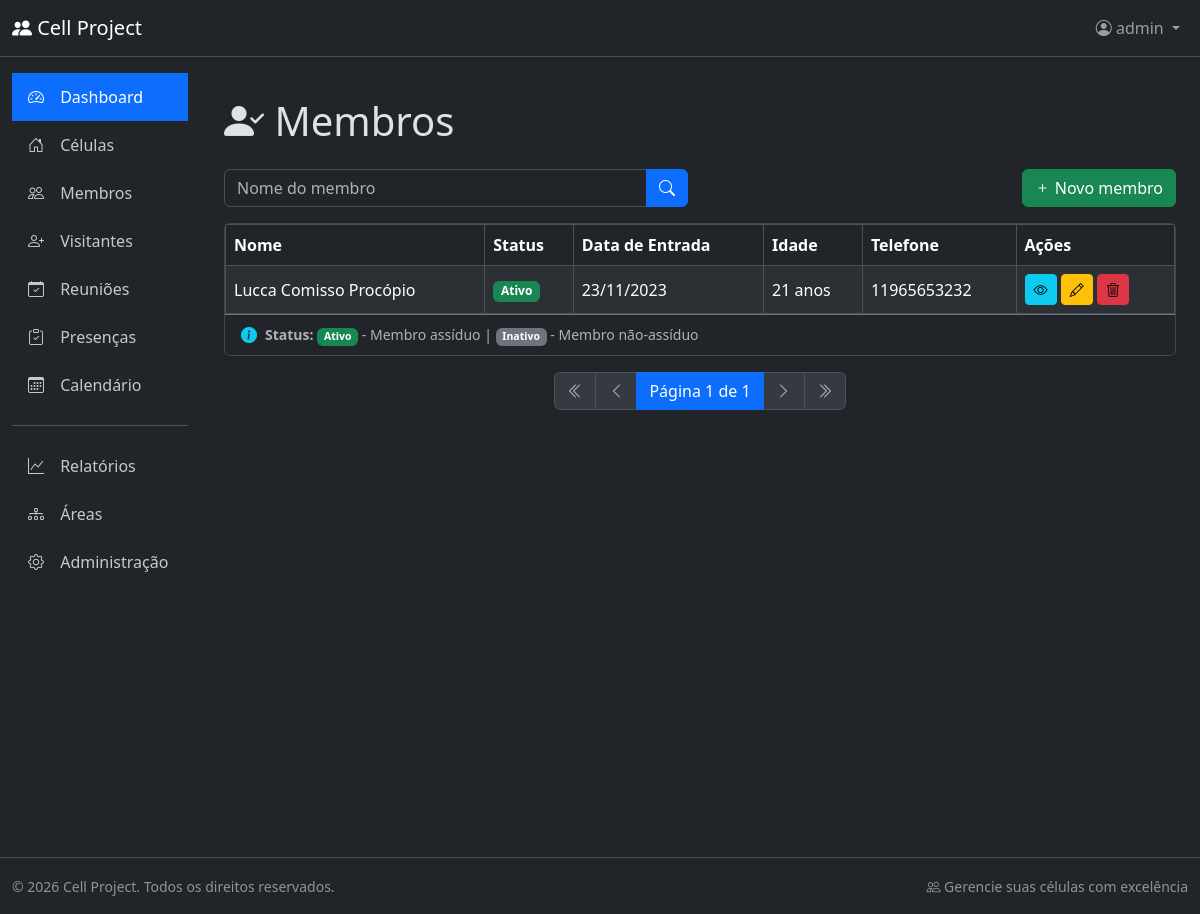
Page /members/list/ (signed in) on the committed database.
### members/models.py (models this page shows, shortened)
class Member(BaseModel):
    person = models.OneToOneField(
        Person,
        on_delete=models.CASCADE,  # Se deletar Person, deleta Member também
        related_name="member_profile",
        verbose_name="Pessoa",
    )
    is_active = models.BooleanField(
        default=True, db_index=True, verbose_name="Ativo"
    )
    entry_date = models.DateField(verbose_name="Data de Entrada")
    notes = models.TextField(blank=True, verbose_name="Observações")
    class Meta:
        db_table = 'member'
        verbose_name = 'Membro'
        verbose_name_plural = 'Membros'
        ordering = ['person__full_name']
        indexes = [
            models.Index(fields=['person']),
            models.Index(fields=['is_active']),
        ]
    @property
    def age(self):
        return self.person.age

### person/models.py (models this page shows, shortened)
class Person(BaseModel):
    class Genders(models.TextChoices):
        MALE = "M", "Masculino"
        FEMALE = "F", "Feminino"
    class MaritalStatuses(models.TextChoices):
        SINGLE = "SINGLE", "Solteiro(a)"
        MARRIED = "MARRIED", "Casado(a)"
        WIDOWED = "WIDOWED", "Viúvo(a)"
        SEPARATED = (
            "SEPARATED",
            "Separado(a)",
        )
    full_name = models.CharField(
        max_length=200, db_index=True, verbose_name="Nome Completo"
    )
    address = models.TextField(verbose_name="Endereço")
    gender = models.CharField(
        max_length=1, choices=Genders.choices, verbose_name="Gênero"
    )
    marital_status = models.CharField(
        max_length=20,
        choices=MaritalStatuses.choices,
        verbose_name="Estado Civil",
    )
    birth_date = models.DateField(verbose_name="Data de Nascimento")
    phone = models.CharField(
        max_length=20, db_index=True, verbose_name="Telefone"
    )
    notes = models.TextField(blank=True, verbose_name="Observações")
    class Meta:
        db_table = "person"
        verbose_name = "Pessoa"
        verbose_name_plural = "Pessoas"
        ordering = ["full_name"]
        indexes = [
            models.Index(fields=["full_name"]),
            models.Index(fields=["phone"]),
        ]
    @property
    def age(self):
        today = date.today()
        return (
            today.year
            - self.birth_date.year
            - (
                (today.month, today.day)
                < (self.birth_date.month, self.birth_date.day)
            )
        )

### members/views.py (the view)
# urls.py: path('members/list/', views.MemberListView.as_view(), name='member_list'),
class MemberListView(ListView):
    model = models.Member
    template_name = 'member_list.html'
    context_object_name = 'members'
    def get_queryset(self):
        queryset = super().get_queryset()
        person_name = self.request.GET.get('person_name')
        if person_name:
            queryset = queryset.filter(person__full_name__icontains=person_name)
        return queryset

### members/templates/member_list.html (shortened to what this page needs)
{% extends 'base.html' %}
{% block page_heading %}
  <div class="d-flex justify-content-between align-items-center">
    <span><i class="bi bi-person-check-fill"></i> Membros</span>
  </div>
{% endblock %}
{% block content %}
<div class="card-header bg-dark border-secondary">
        <div class="row mb-3">
            <div class="col-md-6">
                <form method="get" action="{% url 'member_list' %}">
                    <div class="input-group">
                        <input type="text" class="form-control" name="person_name" placeholder="Nome do membro" value="{{ request.GET.person_name }}">
                        <button type="submit" class="btn btn-primary">
                            <i class="bi bi-search"></i>
                        </button>
                    </div>
                </form>
            </div>
            {% if perms.members.add_member %}
            <div class="col-md-6">
                <a href="{% url 'member_create' %}" class="btn btn-success float-end">
                    <i class="bi bi-plus"></i> Novo membro
                </a>
            </div>
            {% endif %}
        </div>
</div>
<div class="card shadow-sm">
    <div class="card-body p-0">
        <div class="table-responsive">
            <table class="table table-hover table-striped table-bordered align-middle mb-0">
                <thead class="table-dark">
                    <tr>
                        <th>Nome</th>
                        <th>Status</th>
                        <th>Data de Entrada</th>
                        <th>Idade</th>
                        <th>Telefone</th>
                        <th>Ações</th>
                    </tr>
                </thead>
                <tbody>
                    {% for member in members %}
                    <tr>
                        <td>{{ member.person.full_name }}</td>
                        <td>
                            {% if member.is_active %}
                                <span class="badge bg-success">Ativo</span>
                            {% else %}
                                <span class="badge bg-secondary">Inativo</span>
                            {% endif %}
                        </td>
                        <td>{{ member.entry_date|date:"d/m/Y" }}</td>
                        <td>{{ member.age }} anos</td>
                        <td>{{ member.person.phone }}</td>
                        <td>
                            <a href="{% url 'member_detail' member.id %}" class="btn btn-info btn-sm" data-bs-toggle="tooltip" title="Visualizar">
                                <i class="bi bi-eye"></i>
                            </a>
                            <a href="{% url 'member_update' member.id %}" class="btn btn-sm btn-warning" data-bs-toggle="tooltip" title="Editar">
                                <i class="bi bi-pencil"></i>
                            </a>
                            <a href="{% url 'member_delete' member.id %}" class="btn btn-sm btn-danger text-black" data-bs-toggle="tooltip" title="Excluir">
                                <i class="bi bi-trash3"></i>
                            </a>
                        </td>
                    </tr>
                    {% endfor %}
                </tbody>
            </table>
        </div>
    </div>
    <div class="card-footer bg-dark border-secondary">
        <div class="d-flex align-items-center">
            <i class="bi bi-info-circle-fill text-info me-2"></i>
            <small class="text-muted">
                <strong>Status:</strong>
                <span class="badge bg-success">Ativo</span> - Membro assíduo |
                <span class="badge bg-secondary">Inativo</span> - Membro não-assíduo
            </small>
        </div>
    </div>
</div>
<nav aria-label="Paginação">
    <ul class="pagination justify-content-center mb-0">
        <li class="page-item disabled">
            <span class="page-link"><i class="bi bi-chevron-double-left"></i></span>
        </li>
        <li class="page-item disabled">
            <span class="page-link"><i class="bi bi-chevron-left"></i></span>
        </li>
        <li class="page-item active">
            <span class="page-link">Página 1 de 1</span>
        </li>
        <li class="page-item disabled">
            <span class="page-link"><i class="bi bi-chevron-right"></i></span>
        </li>
        <li class="page-item disabled">
            <span class="page-link"><i class="bi bi-chevron-double-right"></i></span>
        </li>
    </ul>
</nav>
{% endblock %}

### app/templates/components/_header.html (shortened to what this page needs)
<nav class="navbar navbar-expand-lg navbar-dark bg-dark border-bottom">
  <div class="container-fluid">
    <a class="navbar-brand" href="#">
      <i class="bi bi-people-fill"></i>
      Cell Project
    </a>
    <div class="collapse navbar-collapse" id="navbarNav">
      <ul class="navbar-nav ms-auto">
        {% if user.is_authenticated %}
          <li class="nav-item dropdown">
            <a class="nav-link dropdown-toggle" href="#" role="button" data-bs-toggle="dropdown">
              <i class="bi bi-person-circle"></i>
              {{ user.get_full_name|default:user.username }}
            </a>
          </li>
        {% else %}
          <li class="nav-item">
            <a class="nav-link" href="#">
              <i class="bi bi-box-arrow-in-right"></i> Entrar
            </a>
          </li>
        {% endif %}
      </ul>
    </div>
  </div>
</nav>

### rows in the picture
Member: person.full_name "Lucca Comisso Procópio", is_active "Ativo", entry_date "23/11/2023", age "21", person.phone "11965653232"

### other values in the picture
{{ user.get_full_name|default:user.username }} "admin"
